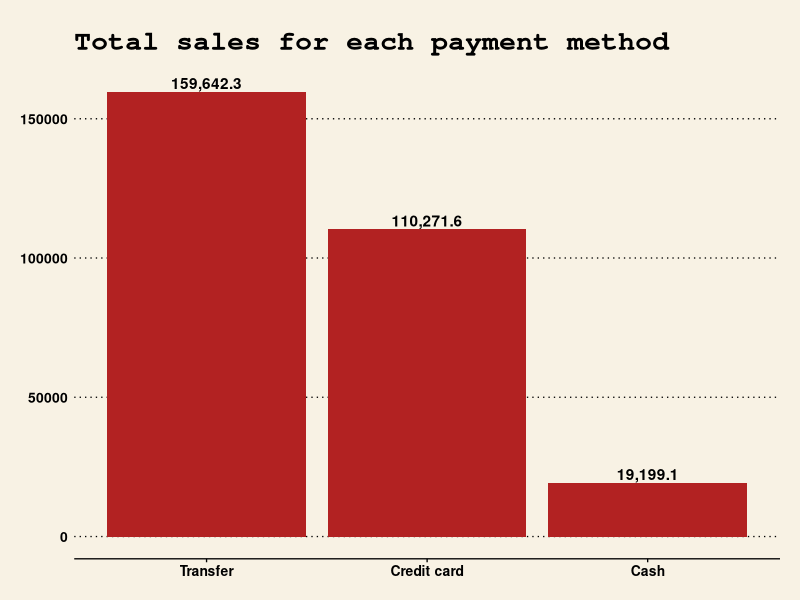
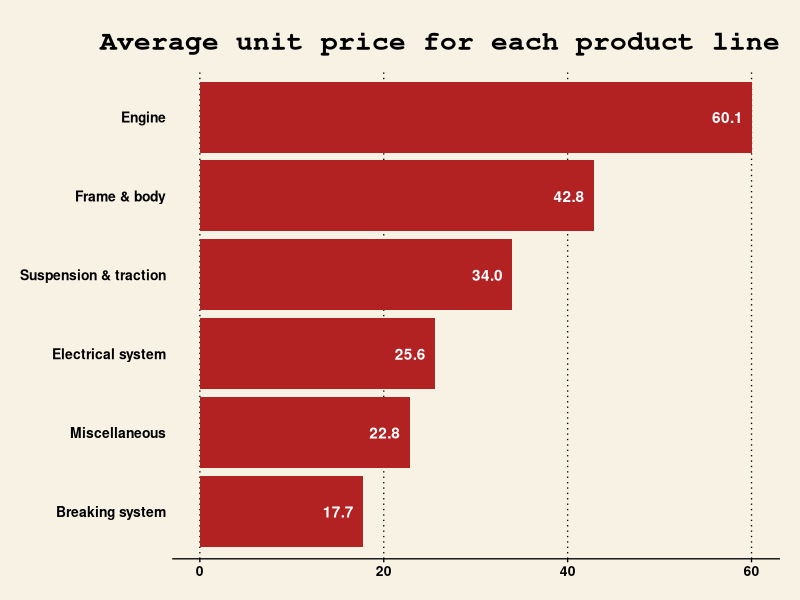
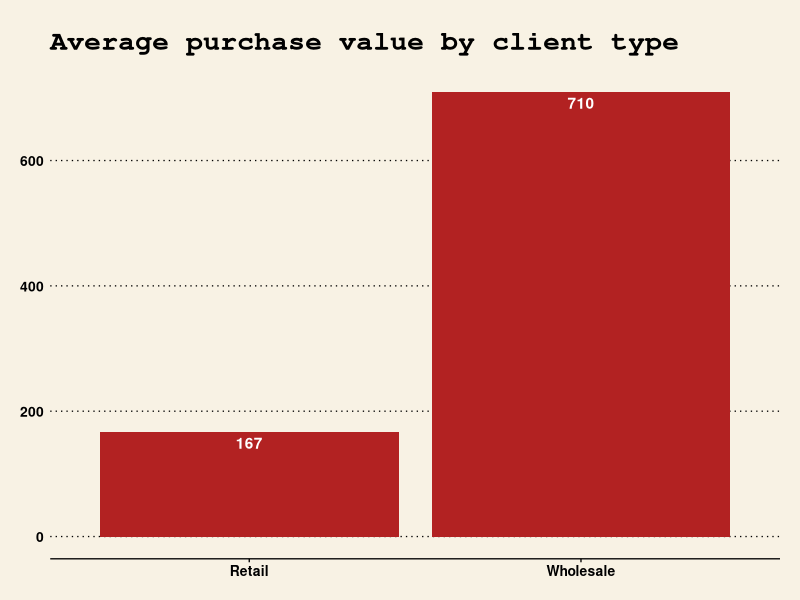
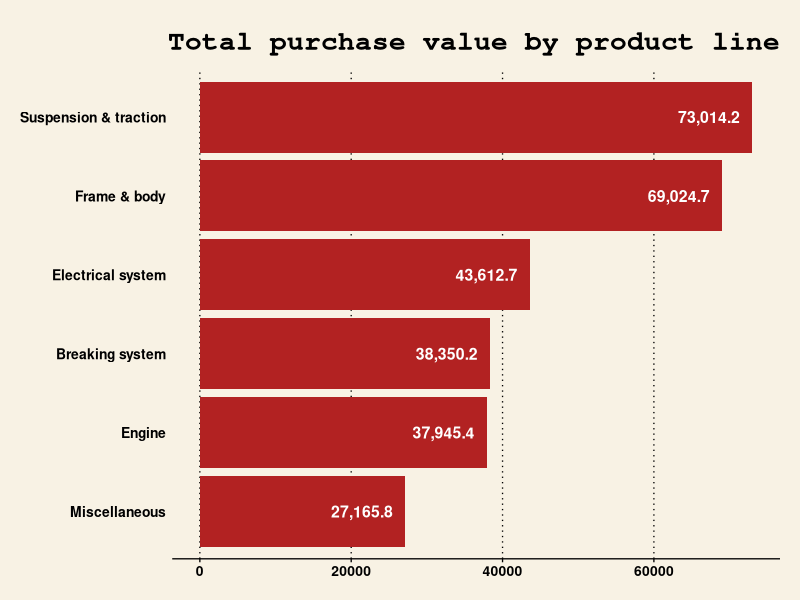
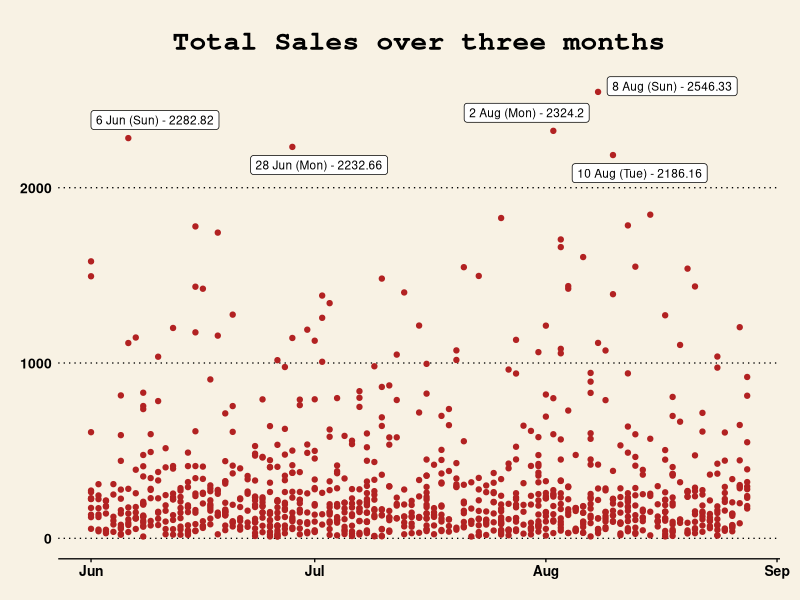
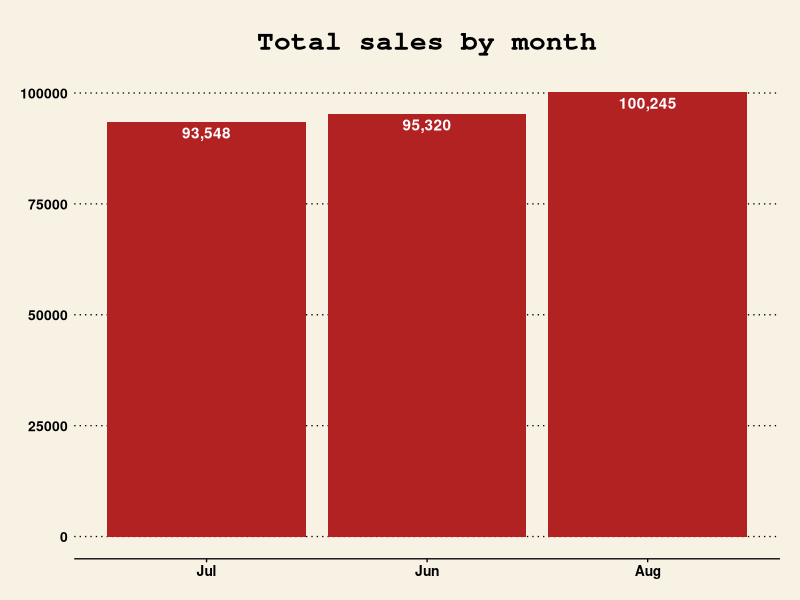
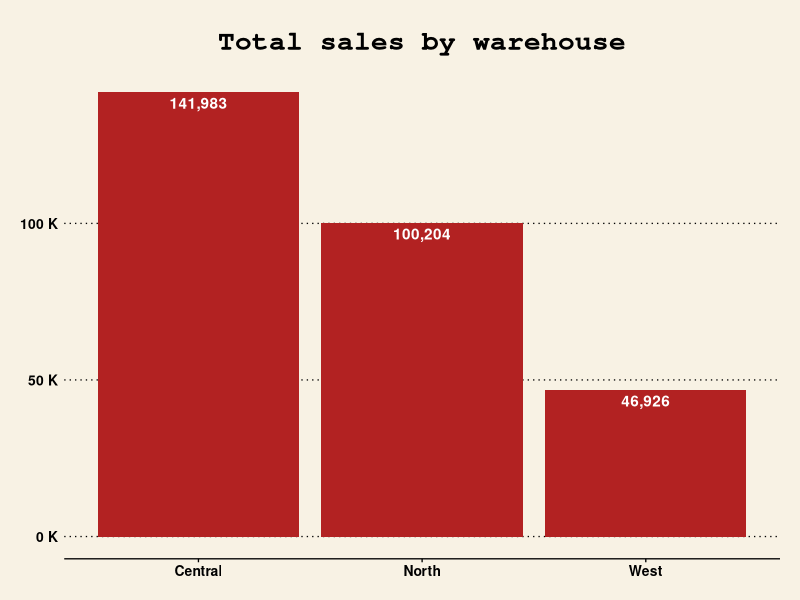

The R script that drew these images, in order:
## ---- chunk 1
## First specify the packages of interest
packages = c("tidyverse", 
             "ggthemes", # add themes to ggplot2
             "lubridate",  # working with datetime
             "ggrepel" # annotate data points
             )

## Now load or install&load all
package.check <- lapply(
    packages,
    FUN = function(x) {
        if (!require(x, character.only = TRUE)) {
            install.packages(x, dependencies = TRUE)
            library(x, character.only = TRUE)
        }
    }
)
## ---- chunk 2
df <- readr::read_csv('sales.csv')
head(df)
## ---- chunk 3
df %>%
    group_by(payment) %>%
    summarize(total_sales = sum(total)) %>%
    ggplot(aes(x = reorder(payment, -total_sales), y = total_sales)) +
    geom_bar(stat = "identity", fill = "firebrick") +
    geom_text(
        aes(label = scales::label_comma(accuracy = .1)(total_sales)),
        position = position_dodge(width = 0.9),
        vjust = -0.25,
        fontface = 2
    ) +
    labs(x = "Payment Type", y = "Total Sales", title = "Total sales for each payment method") +
    theme_wsj(base_size=10) +
    theme(plot.title = element_text(
        face = "bold",
        margin = margin(10, 0, 10, 0),
        size = 20
    ))
## ---- chunk 4
df %>%
    group_by(product_line) %>%
    summarize(mean_price = mean(unit_price)) %>%
    ggplot(aes(x = reorder(product_line,mean_price), y = mean_price)) +
    geom_bar(stat = "identity", fill = "firebrick") +
    coord_flip() +
    geom_text(
        aes(label = format(mean_price, digits = 3)),
        position = position_dodge(width = 0.9),
        hjust = 1.3,
        color = 'white',
        fontface = 2
    ) +
    ggtitle("Average unit price for each product line") +
    theme_wsj(base_size=10) +
    theme(
        plot.title = element_text(
            face = "bold",
            margin = margin(10, 0, 10, 0),
            size = 20,
            hjust = 1
        ),
        panel.grid.major.y = element_blank(),
        panel.grid.major.x = element_line(),
    )
## ---- chunk 5
df %>% 
    group_by(client_type) %>%
    summarize(avg_purchase = mean(total)) %>%
    ggplot(aes(x = client_type, y = avg_purchase)) +
    geom_bar(stat = "identity", fill = "firebrick") +
    geom_text(
        aes(label = format(avg_purchase, digits = 3)),
        position = position_dodge(width = 0.9),
        vjust = 1.4,
        fontface = 2,
        color = "white"
    ) +
    ggtitle("Average purchase value by client type") +
    theme_wsj(base_size=10) +
    theme(plot.title = element_text(
        face = "bold",
        margin = margin(10, 0, 10, 0),
        size = 20,
        hjust = 0
    ))
## ---- chunk 6
df %>%
    group_by(product_line) %>%
    summarize(total_purchase_val = sum(total)) %>%
    ggplot(aes(
        x = reorder(product_line,total_purchase_val),
        y = total_purchase_val
    )) +
    geom_bar(stat = "identity", fill = "firebrick") +
    coord_flip() +
    geom_text(
        aes(label = scales::label_comma(accuracy = .1)(total_purchase_val)),
        position = position_dodge(width = 0.9),
        hjust = 1.2,
        color = "white",
        size = 4,
        fontface = 2
    ) +
    ggtitle("Total purchase value by product line") +
    theme_wsj(base_size=10) +
    theme(
        plot.title = element_text(
            face = "bold",
            margin = margin(10, 0, 10, 0),
            size = 20,
            hjust = 1
        ),
        panel.grid.major.y = element_blank(),
        panel.grid.major.x = element_line()
    )
## ---- chunk 7
df %>%
    ggplot(aes(x = date, y = total)) +
    geom_point(color = "firebrick") +
    ggtitle("Total Sales over three months") +
    geom_label_repel(
        aes(label = ifelse(total > 2100, as.character(
            str_glue("{day(date)} {month(date, label = T)} ({wday(date, label = T)}) - {total}")), '')),
        box.padding   = 0.35,
        point.padding = 0.5,
        segment.color = 'grey50',
        size = 3,
    ) +
    theme_wsj(base_size = 10) +
    theme(plot.title = element_text(
        face = "bold",
        margin = margin(10, 0, 10, 0),
        size = 20,
        hjust = .5
    ))
## ---- chunk 8
df %>%
    mutate(month = month(date, label = T)) %>%
    group_by(month) %>%
    summarize(total_sales = sum(total)) %>%
    ggplot(aes(x = reorder(month, total_sales), y = total_sales)) +
    geom_bar(stat = "identity", fill = "firebrick") +
    geom_text(
        aes(label = scales::label_comma()(total_sales)),
        position = position_dodge(width = 0.9),
        vjust = 1.4,
        fontface = 2,
        color = "white"
    ) +
    ggtitle("Total sales by month") +
    theme_wsj(base_size = 10) +
    theme(plot.title = element_text(
        face = "bold",
        margin = margin(10, 0, 10, 0),
        size = 20,
        hjust = 0.5
    ))
## ---- chunk 9
df %>% 
    group_by(warehouse) %>%
    summarize(total_purchase = sum(total)) %>%
    ggplot(aes(x = warehouse, y = total_purchase)) +
    geom_bar(stat = "identity", fill = "firebrick") +
    scale_y_continuous(labels = scales::label_number(suffix = " K", scale = 1e-3)) +
    geom_text(
        aes(label = scales::label_comma()(total_purchase)),
        position = position_dodge(width = 0.9),
        vjust = 1.4,
        fontface = 2,
        color = "white"
    ) +
    ggtitle("Total sales by warehouse") +
    theme_wsj(base_size=10) +
    theme(plot.title = element_text(
        face = "bold",
        margin = margin(10, 0, 10, 0),
        size = 20,
        hjust = .5
    ))
